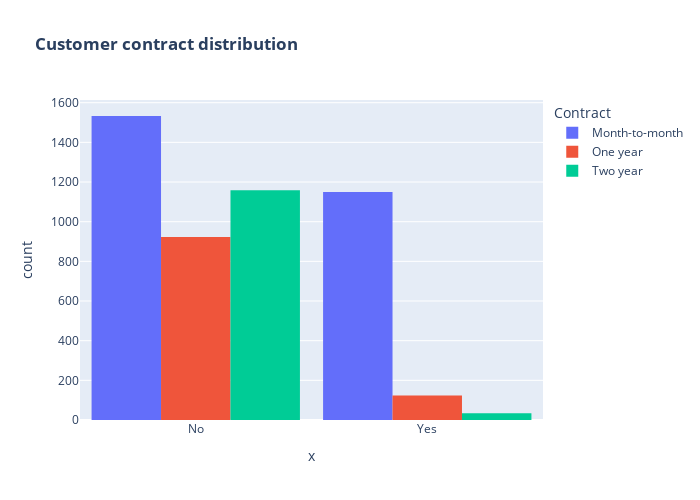

Notebook source saved alongside this figure:
### Code cell
fig = px.histogram(cat_df, x=y_train, color="Contract", barmode="group", title="<b>Customer contract distribution<b>")
fig.update_layout(width=700, height=500, bargap=0.1)
fig.show()

### Figure 1 — Plotly figure (JSON) as saved in the notebook; plotly's stock layout.template omitted (floating-point values rounded to 4 significant figures; data arrays with more than 128 entries replaced by an {"elided": "..."} marker saying what was removed)
{"data": [{"alignmentgroup": "True", "bingroup": "x", "hovertemplate": "Contract=Month-to-month<br>x=%{x}<br>count=%{y}<extra></extra>", "legendgroup": "Month-to-month", "marker": {"color": "#636efa", "pattern": {"shape": ""}}, "name": "Month-to-month", "offsetgroup": "Month-to-month", "orientation": "v", "showlegend": true, "type": "histogram", "x": {"elided": "2683 str values"}, "xaxis": "x", "yaxis": "y"}, {"alignmentgroup": "True", "bingroup": "x", "hovertemplate": "Contract=One year<br>x=%{x}<br>count=%{y}<extra></extra>", "legendgroup": "One year", "marker": {"color": "#EF553B", "pattern": {"shape": ""}}, "name": "One year", "offsetgroup": "One year", "orientation": "v", "showlegend": true, "type": "histogram", "x": {"elided": "1046 str values"}, "xaxis": "x", "yaxis": "y"}, {"alignmentgroup": "True", "bingroup": "x", "hovertemplate": "Contract=Two year<br>x=%{x}<br>count=%{y}<extra></extra>", "legendgroup": "Two year", "marker": {"color": "#00cc96", "pattern": {"shape": ""}}, "name": "Two year", "offsetgroup": "Two year", "orientation": "v", "showlegend": true, "type": "histogram", "x": {"elided": "1193 str values"}, "xaxis": "x", "yaxis": "y"}], "layout": {"bargap": 0.1, "barmode": "group", "height": 500, "legend": {"title": {"text": "Contract"}, "tracegroupgap": 0}, "title": {"text": "<b>Customer contract distribution<b>"}, "width": 700, "xaxis": {"anchor": "y", "autorange": true, "domain": [0, 1], "range": [-0.5, 1.5], "title": {"text": "x"}, "type": "category"}, "yaxis": {"anchor": "x", "autorange": true, "domain": [0, 1], "range": [0, 1614.0], "title": {"text": "count"}}}}
